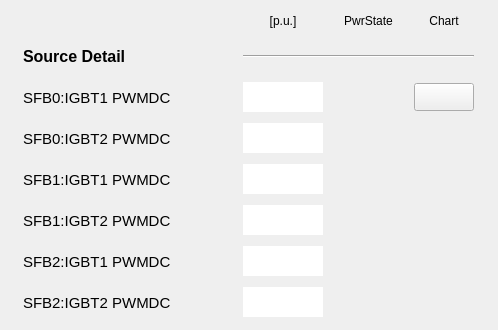
       <widget class="QWidget" name="scrollAreaWidgetContents_20">
        <property name="geometry">
         <rect>
          <x>0</x>
          <y>0</y>
          <width>498</width>
          <height>330</height>
         </rect>
        </property>
        <widget class="QWidget" name="layoutWidget">
         <property name="geometry">
          <rect>
           <x>9</x>
           <y>9</y>
           <width>481</width>
           <height>313</height>
          </rect>
         </property>
         <layout class="QGridLayout" name="gridLayout_5">
          <item row="0" column="1">
           <widget class="PyDMLabel" name="PyDMLabel_67">
            <property name="minimumSize">
             <size>
              <width>0</width>
              <height>24</height>
             </size>
            </property>
            <property name="maximumSize">
             <size>
              <width>16777215</width>
              <height>24</height>
             </size>
            </property>
            <property name="toolTip">
             <string/>
            </property>
            <property name="text">
             <string>[p.u.]</string>
            </property>
            <property name="alignment">
             <set>Qt::AlignCenter</set>
            </property>
           </widget>
          </item>
          <item row="0" column="2">
           <widget class="PyDMLabel" name="PyDMLabel_68">
            <property name="toolTip">
             <string/>
            </property>
            <property name="text">
             <string>PwrState</string>
            </property>
            <property name="alignment">
             <set>Qt::AlignCenter</set>
            </property>
           </widget>
          </item>
          <item row="0" column="3">
           <widget class="PyDMLabel" name="PyDMLabel_114">
            <property name="toolTip">
             <string/>
            </property>
            <property name="text">
             <string>Chart</string>
            </property>
            <property name="alignment">
             <set>Qt::AlignCenter</set>
            </property>
           </widget>
          </item>
          <item row="1" column="0">
           <widget class="PyDMLabel" name="PyDMLabel_115">
            <property name="minimumSize">
             <size>
              <width>200</width>
              <height>35</height>
             </size>
            </property>
            <property name="maximumSize">
             <size>
              <width>160</width>
              <height>16777215</height>
             </size>
            </property>
            <property name="font">
             <font>
              <pointsize>12</pointsize>
              <weight>75</weight>
              <bold>true</bold>
             </font>
            </property>
            <property name="toolTip">
             <string/>
            </property>
            <property name="text">
             <string>Source Detail</string>
            </property>
           </widget>
          </item>
          <item row="1" column="1" colspan="3">
           <widget class="Line" name="line_8">
            <property name="sizeIncrement">
             <size>
              <width>0</width>
              <height>0</height>
             </size>
            </property>
            <property name="baseSize">
             <size>
              <width>0</width>
              <height>0</height>
             </size>
            </property>
            <property name="autoFillBackground">
             <bool>false</bool>
            </property>
            <property name="frameShadow">
             <enum>QFrame::Sunken</enum>
            </property>
            <property name="lineWidth">
             <number>1</number>
            </property>
            <property name="midLineWidth">
             <number>0</number>
            </property>
            <property name="orientation">
             <enum>Qt::Horizontal</enum>
            </property>
           </widget>
          </item>
          <item row="2" column="0">
           <widget class="PyDMLabel" name="PyDMLabel_116">
            <property name="minimumSize">
             <size>
              <width>200</width>
              <height>35</height>
             </size>
            </property>
            <property name="maximumSize">
             <size>
              <width>200</width>
              <height>16777215</height>
             </size>
            </property>
            <property name="font">
             <font>
              <pointsize>11</pointsize>
             </font>
            </property>
            <property name="toolTip">
             <string/>
            </property>
            <property name="text">
             <string>SFB0:IGBT1 PWMDC</string>
            </property>
           </widget>
          </item>
          <item row="2" column="1">
           <widget class="PyDMLabel" name="PyDMLabel_71">
            <property name="enabled">
             <bool>true</bool>
            </property>
            <property name="minimumSize">
             <size>
              <width>80</width>
              <height>30</height>
             </size>
            </property>
            <property name="maximumSize">
             <size>
              <width>80</width>
              <height>30</height>
             </size>
            </property>
            <property name="toolTip">
             <string/>
            </property>
            <property name="accessibleDescription">
             <string/>
            </property>
            <property name="layoutDirection">
             <enum>Qt::LeftToRight</enum>
            </property>
            <property name="autoFillBackground">
             <bool>false</bool>
            </property>
            <property name="styleSheet">
             <string notr="true">background-color: qlineargradient(spread:pad, x1:0, y1:0, x2:1, y2:1, stop:0 rgba(255, 255, 255, 255), stop:1 rgba(255, 255, 255, 255));</string>
            </property>
            <property name="frameShape">
             <enum>QFrame::NoFrame</enum>
            </property>
            <property name="frameShadow">
             <enum>QFrame::Sunken</enum>
            </property>
            <property name="alignment">
             <set>Qt::AlignRight|Qt::AlignTrailing|Qt::AlignVCenter</set>
            </property>
            <property name="channel" stdset="0">
             <string>SI-Fam:PS-SFB0:IGBT1PWMDutyCycle-Mon</string>
            </property>
           </widget>
          </item>
          <item row="2" column="2">
           <widget class="QLed" name="led_sfb0igbt1">
            <property name="enabled">
             <bool>true</bool>
            </property>
            <property name="sizePolicy">
             <sizepolicy hsizetype="Maximum" vsizetype="Maximum">
              <horstretch>0</horstretch>
              <verstretch>0</verstretch>
             </sizepolicy>
            </property>
            <property name="minimumSize">
             <size>
              <width>51</width>
              <height>35</height>
             </size>
            </property>
            <property name="maximumSize">
             <size>
              <width>51</width>
              <height>35</height>
             </size>
            </property>
            <property name="toolTip">
             <string/>
            </property>
            <property name="state">
             <bool>false</bool>
            </property>
            <property name="onColor">
             <color>
              <red>0</red>
              <green>140</green>
              <blue>0</blue>
             </color>
            </property>
            <property name="shape">
             <enum>QLed::Circle</enum>
            </property>
           </widget>
          </item>
          <item row="2" column="3">
           <widget class="PyDMPushButton" name="PyDMPushButton_57">
            <property name="minimumSize">
             <size>
              <width>60</width>
              <height>28</height>
             </size>
            </property>
            <property name="maximumSize">
             <size>
              <width>60</width>
              <height>28</height>
             </size>
            </property>
            <property name="toolTip">
             <string/>
            </property>
           </widget>
          </item>
          <item row="3" column="0">
           <widget class="PyDMLabel" name="PyDMLabel_73">
            <property name="minimumSize">
             <size>
              <width>200</width>
              <height>0</height>
             </size>
            </property>
            <property name="maximumSize">
             <size>
              <width>200</width>
              <height>16777215</height>
             </size>
            </property>
            <property name="font">
             <font>
              <pointsize>11</pointsize>
             </font>
            </property>
            <property name="toolTip">
             <string/>
            </property>
            <property name="text">
             <string>SFB0:IGBT2 PWMDC</string>
            </property>
           </widget>
          </item>
          <item row="3" column="1">
           <widget class="PyDMLabel" name="PyDMLabel_117">
            <property name="enabled">
             <bool>true</bool>
            </property>
            <property name="minimumSize">
             <size>
              <width>80</width>
              <height>30</height>
             </size>
            </property>
            <property name="maximumSize">
             <size>
              <width>80</width>
              <height>30</height>
             </size>
            </property>
            <property name="toolTip">
             <string/>
            </property>
            <property name="accessibleDescription">
             <string/>
            </property>
            <property name="layoutDirection">
             <enum>Qt::LeftToRight</enum>
            </property>
            <property name="autoFillBackground">
             <bool>false</bool>
            </property>
            <property name="styleSheet">
             <string notr="true">background-color: qlineargradient(spread:pad, x1:0, y1:0, x2:1, y2:1, stop:0 rgba(255, 255, 255, 255), stop:1 rgba(255, 255, 255, 255));</string>
            </property>
            <property name="frameShape">
             <enum>QFrame::NoFrame</enum>
            </property>
            <property name="frameShadow">
             <enum>QFrame::Sunken</enum>
            </property>
            <property name="alignment">
             <set>Qt::AlignRight|Qt::AlignTrailing|Qt::AlignVCenter</set>
            </property>
            <property name="channel" stdset="0">
             <string>SI-Fam:PS-SFB0:IGBT2PWMDutyCycle-Mon</string>
            </property>
           </widget>
          </item>
          <item row="3" column="2">
           <widget class="QLed" name="led_sfb0igbt2">
            <property name="sizePolicy">
             <sizepolicy hsizetype="Maximum" vsizetype="Maximum">
              <horstretch>0</horstretch>
              <verstretch>0</verstretch>
             </sizepolicy>
            </property>
            <property name="minimumSize">
             <size>
              <width>51</width>
              <height>35</height>
             </size>
            </property>
            <property name="maximumSize">
             <size>
              <width>51</width>
              <height>35</height>
             </size>
            </property>
            <property name="toolTip">
             <string/>
            </property>
            <property name="state">
             <bool>false</bool>
            </property>
            <property name="onColor">
             <color>
              <red>0</red>
              <green>140</green>
              <blue>0</blue>
             </color>
            </property>
            <property name="shape">
             <enum>QLed::Circle</enum>
            </property>
           </widget>
          </item>
          <item row="4" column="0">
           <widget class="PyDMLabel" name="pv02raps01_6">
            <property name="minimumSize">
             <size>
              <width>200</width>
              <height>0</height>
             </size>
            </property>
            <property name="maximumSize">
             <size>
              <width>135</width>
              <height>16777215</height>
             </size>
            </property>
            <property name="font">
             <font>
              <pointsize>11</pointsize>
             </font>
            </property>
            <property name="toolTip">
             <string/>
            </property>
            <property name="text">
             <string>SFB1:IGBT1 PWMDC</string>
            </property>
           </widget>
          </item>
          <item row="4" column="1">
           <widget class="PyDMLabel" name="PyDMLabel_118">
            <property name="enabled">
             <bool>true</bool>
            </property>
            <property name="minimumSize">
             <size>
              <width>80</width>
              <height>30</height>
             </size>
            </property>
            <property name="maximumSize">
             <size>
              <width>80</width>
              <height>30</height>
             </size>
            </property>
            <property name="toolTip">
             <string/>
            </property>
            <property name="accessibleDescription">
             <string/>
            </property>
            <property name="layoutDirection">
             <enum>Qt::LeftToRight</enum>
            </property>
            <property name="autoFillBackground">
             <bool>false</bool>
            </property>
            <property name="styleSheet">
             <string notr="true">background-color: qlineargradient(spread:pad, x1:0, y1:0, x2:1, y2:1, stop:0 rgba(255, 255, 255, 255), stop:1 rgba(255, 255, 255, 255));</string>
            </property>
            <property name="frameShape">
             <enum>QFrame::NoFrame</enum>
            </property>
            <property name="frameShadow">
             <enum>QFrame::Sunken</enum>
            </property>
            <property name="alignment">
             <set>Qt::AlignRight|Qt::AlignTrailing|Qt::AlignVCenter</set>
            </property>
            <property name="channel" stdset="0">
             <string>SI-Fam:PS-SFB1:IGBT1PWMDutyCycle-Mon</string>
            </property>
           </widget>
          </item>
          <item row="4" column="2">
           <widget class="QLed" name="led_sfb1igbt1">
            <property name="sizePolicy">
             <sizepolicy hsizetype="Maximum" vsizetype="Maximum">
              <horstretch>0</horstretch>
              <verstretch>0</verstretch>
             </sizepolicy>
            </property>
            <property name="minimumSize">
             <size>
              <width>51</width>
              <height>35</height>
             </size>
            </property>
            <property name="maximumSize">
             <size>
              <width>51</width>
              <height>35</height>
             </size>
            </property>
            <property name="toolTip">
             <string/>
            </property>
            <property name="state">
             <bool>false</bool>
            </property>
            <property name="onColor">
             <color>
              <red>0</red>
              <green>140</green>
              <blue>0</blue>
             </color>
            </property>
            <property name="shape">
             <enum>QLed::Circle</enum>
            </property>
           </widget>
          </item>
          <item row="5" column="0">
           <widget class="PyDMLabel" name="pv02raps02_6">
            <property name="minimumSize">
             <size>
              <width>200</width>
              <height>0</height>
             </size>
            </property>
            <property name="maximumSize">
             <size>
              <width>135</width>
              <height>16777215</height>
             </size>
            </property>
            <property name="font">
             <font>
              <pointsize>11</pointsize>
             </font>
            </property>
            <property name="toolTip">
             <string/>
            </property>
            <property name="text">
             <string>SFB1:IGBT2 PWMDC</string>
            </property>
           </widget>
          </item>
          <item row="5" column="1">
           <widget class="PyDMLabel" name="PyDMLabel_74">
            <property name="enabled">
             <bool>true</bool>
            </property>
            <property name="minimumSize">
             <size>
              <width>80</width>
              <height>30</height>
             </size>
            </property>
            <property name="maximumSize">
             <size>
              <width>80</width>
              <height>30</height>
             </size>
            </property>
            <property name="toolTip">
             <string/>
            </property>
            <property name="accessibleDescription">
             <string/>
            </property>
            <property name="layoutDirection">
             <enum>Qt::LeftToRight</enum>
            </property>
            <property name="autoFillBackground">
             <bool>false</bool>
            </property>
            <property name="styleSheet">
             <string notr="true">background-color: qlineargradient(spread:pad, x1:0, y1:0, x2:1, y2:1, stop:0 rgba(255, 255, 255, 255), stop:1 rgba(255, 255, 255, 255));</string>
            </property>
            <property name="frameShape">
             <enum>QFrame::NoFrame</enum>
            </property>
            <property name="frameShadow">
             <enum>QFrame::Sunken</enum>
            </property>
            <property name="alignment">
             <set>Qt::AlignRight|Qt::AlignTrailing|Qt::AlignVCenter</set>
            </property>
            <property name="channel" stdset="0">
             <string>SI-Fam:PS-SFB1:IGBT2PWMDutyCycle-Mon</string>
            </property>
           </widget>
          </item>
          <item row="5" column="2">
           <widget class="QLed" name="led_sfb1igbt2">
            <property name="enabled">
             <bool>true</bool>
            </property>
            <property name="sizePolicy">
             <sizepolicy hsizetype="Maximum" vsizetype="Maximum">
              <horstretch>0</horstretch>
              <verstretch>0</verstretch>
             </sizepolicy>
            </property>
            <property name="minimumSize">
             <size>
              <width>51</width>
              <height>35</height>
             </size>
            </property>
            <property name="maximumSize">
             <size>
              <width>51</width>
              <height>35</height>
             </size>
            </property>
            <property name="toolTip">
             <string/>
            </property>
            <property name="state">
             <bool>false</bool>
            </property>
            <property name="onColor">
             <color>
              <red>0</red>
              <green>140</green>
              <blue>0</blue>
             </color>
            </property>
            <property name="shape">
             <enum>QLed::Circle</enum>
            </property>
           </widget>
          </item>
          <item row="6" column="0">
           <widget class="PyDMLabel" name="pv03raps01_11">
            <property name="minimumSize">
             <size>
              <width>200</width>
              <height>0</height>
             </size>
            </property>
            <property name="maximumSize">
             <size>
              <width>135</width>
              <height>16777215</height>
             </size>
            </property>
            <property name="font">
             <font>
              <pointsize>11</pointsize>
             </font>
            </property>
            <property name="toolTip">
             <string/>
            </property>
            <property name="text">
             <string>SFB2:IGBT1 PWMDC</string>
            </property>
           </widget>
          </item>
          <item row="6" column="1">
           <widget class="PyDMLabel" name="PyDMLabel_119">
            <property name="enabled">
             <bool>true</bool>
            </property>
            <property name="minimumSize">
             <size>
              <width>80</width>
              <height>30</height>
             </size>
            </property>
            <property name="maximumSize">
             <size>
              <width>80</width>
              <height>30</height>
             </size>
            </property>
            <property name="toolTip">
             <string/>
            </property>
            <property name="accessibleDescription">
             <string/>
            </property>
            <property name="layoutDirection">
             <enum>Qt::LeftToRight</enum>
            </property>
            <property name="autoFillBackground">
             <bool>false</bool>
            </property>
            <property name="styleSheet">
             <string notr="true">background-color: qlineargradient(spread:pad, x1:0, y1:0, x2:1, y2:1, stop:0 rgba(255, 255, 255, 255), stop:1 rgba(255, 255, 255, 255));</string>
            </property>
            <property name="frameShape">
             <enum>QFrame::NoFrame</enum>
            </property>
            <property name="frameShadow">
             <enum>QFrame::Sunken</enum>
            </property>
            <property name="alignment">
             <set>Qt::AlignRight|Qt::AlignTrailing|Qt::AlignVCenter</set>
            </property>
            <property name="channel" stdset="0">
             <string>SI-Fam:PS-SFB2:IGBT1PWMDutyCycle-Mon</string>
            </property>
           </widget>
          </item>
          <item row="6" column="2">
           <widget class="QLed" name="led_sfb2igbt1">
            <property name="sizePolicy">
             <sizepolicy hsizetype="Maximum" vsizetype="Maximum">
              <horstretch>0</horstretch>
              <verstretch>0</verstretch>
             </sizepolicy>
            </property>
            <property name="minimumSize">
             <size>
              <width>51</width>
              <height>35</height>
             </size>
            </property>
            <property name="maximumSize">
             <size>
              <width>51</width>
              <height>35</height>
             </size>
            </property>
            <property name="toolTip">
             <string/>
            </property>
            <property name="state">
             <bool>false</bool>
            </property>
            <property name="onColor">
             <color>
              <red>0</red>
              <green>140</green>
              <blue>0</blue>
             </color>
            </property>
            <property name="shape">
             <enum>QLed::Circle</enum>
            </property>
           </widget>
          </item>
          <item row="7" column="0">
           <widget class="PyDMLabel" name="pv03raps01_12">
            <property name="minimumSize">
             <size>
              <width>200</width>
              <height>0</height>
             </size>
            </property>
            <property name="maximumSize">
             <size>
              <width>135</width>
              <height>16777215</height>
             </size>
            </property>
            <property name="font">
             <font>
              <pointsize>11</pointsize>
             </font>
            </property>
            <property name="toolTip">
             <string/>
            </property>
            <property name="text">
             <string>SFB2:IGBT2 PWMDC</string>
            </property>
           </widget>
          </item>
          <item row="7" column="1">
           <widget class="PyDMLabel" name="PyDMLabel_120">
            <property name="enabled">
             <bool>true</bool>
            </property>
            <property name="minimumSize">
             <size>
              <width>80</width>
              <height>30</height>
             </size>
            </property>
            <property name="maximumSize">
             <size>
              <width>80</width>
              <height>30</height>
             </size>
            </property>
            <property name="toolTip">
             <string/>
            </property>
            <property name="accessibleDescription">
             <string/>
            </property>
            <property name="layoutDirection">
             <enum>Qt::LeftToRight</enum>
            </property>
            <property name="autoFillBackground">
             <bool>false</bool>
            </property>
            <property name="styleSheet">
             <string notr="true">background-color: qlineargradient(spread:pad, x1:0, y1:0, x2:1, y2:1, stop:0 rgba(255, 255, 255, 255), stop:1 rgba(255, 255, 255, 255));</string>
            </property>
            <property name="frameShape">
             <enum>QFrame::NoFrame</enum>
            </property>
            <property name="frameShadow">
             <enum>QFrame::Sunken</enum>
            </property>
            <property name="alignment">
             <set>Qt::AlignRight|Qt::AlignTrailing|Qt::AlignVCenter</set>
            </property>
            <property name="channel" stdset="0">
             <string>SI-Fam:PS-SFB2:IGBT2PWMDutyCycle-Mon</string>
            </property>
           </widget>
          </item>
          <item row="7" column="2">
           <widget class="QLed" name="led_sfb2igbt2">
            <property name="sizePolicy">
             <sizepolicy hsizetype="Maximum" vsizetype="Maximum">
              <horstretch>0</horstretch>
              <verstretch>0</verstretch>
             </sizepolicy>
            </property>
            <property name="minimumSize">
             <size>
              <width>51</width>
              <height>35</height>
             </size>
            </property>
            <property name="maximumSize">
             <size>
              <width>51</width>
              <height>35</height>
             </size>
            </property>
            <property name="toolTip">
             <string/>
            </property>
            <property name="state">
             <bool>false</bool>
            </property>
            <property name="onColor">
             <color>
              <red>0</red>
              <green>140</green>
              <blue>0</blue>
             </color>
            </property>
            <property name="shape">
             <enum>QLed::Circle</enum>
            </property>
           </widget>
          </item>
         </layout>
        </widget>
       </widget>
